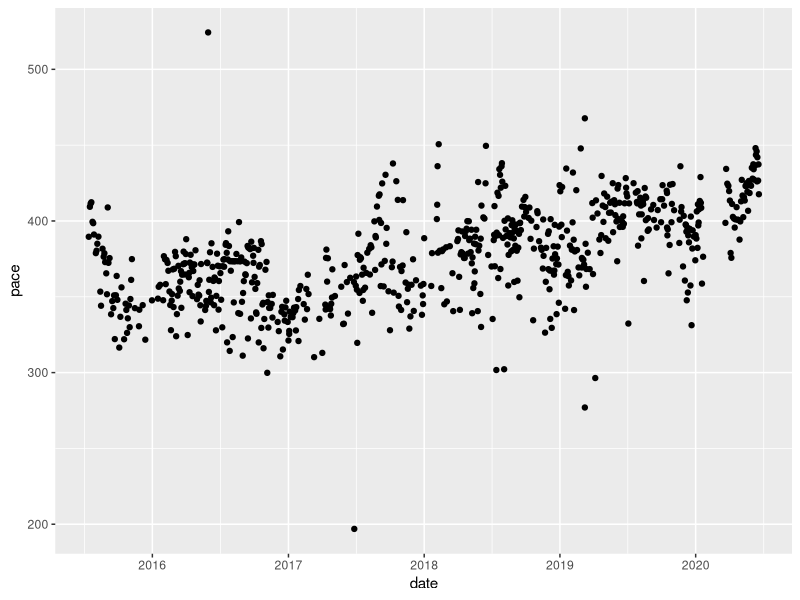
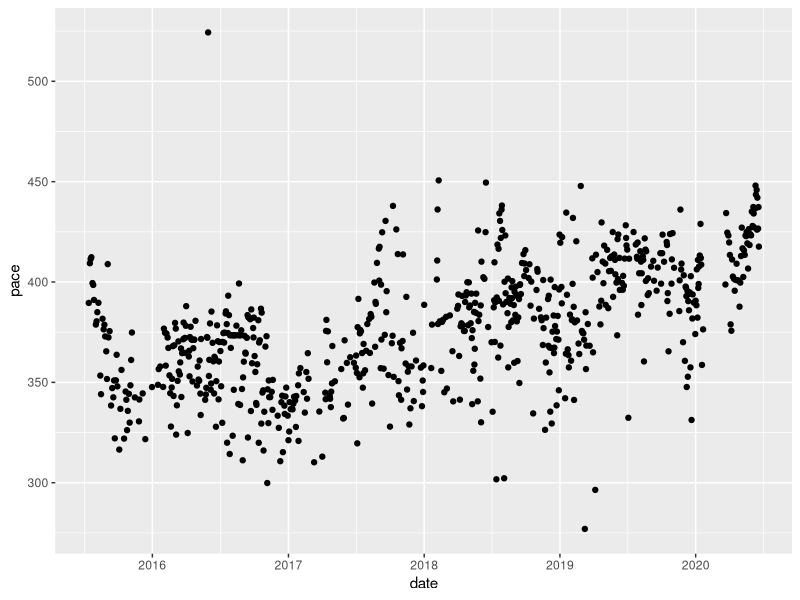
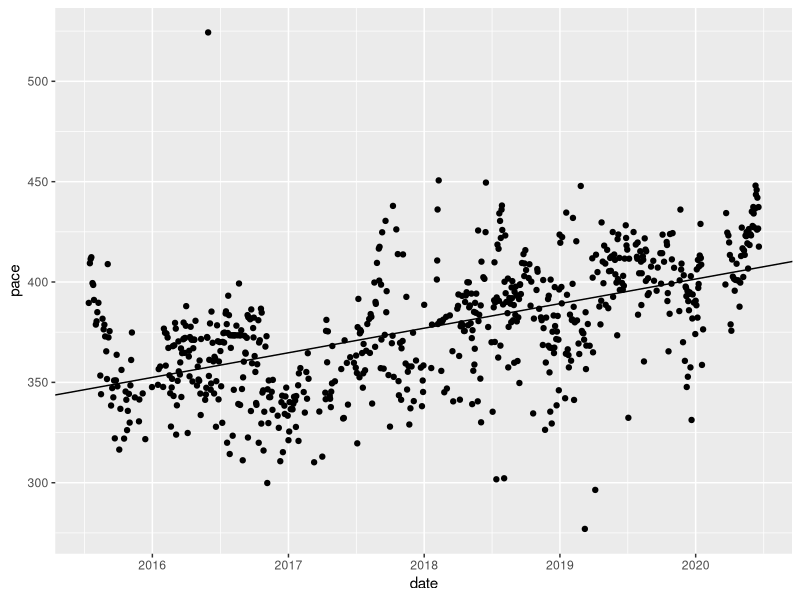
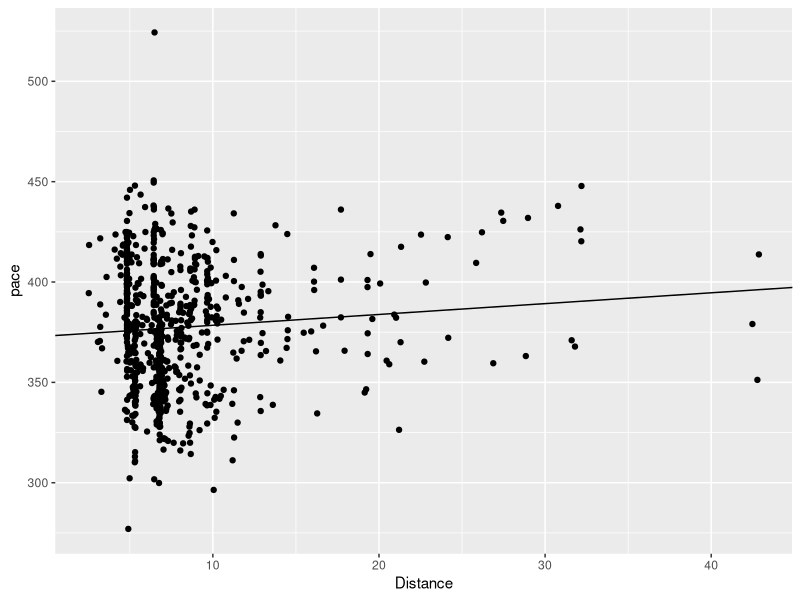
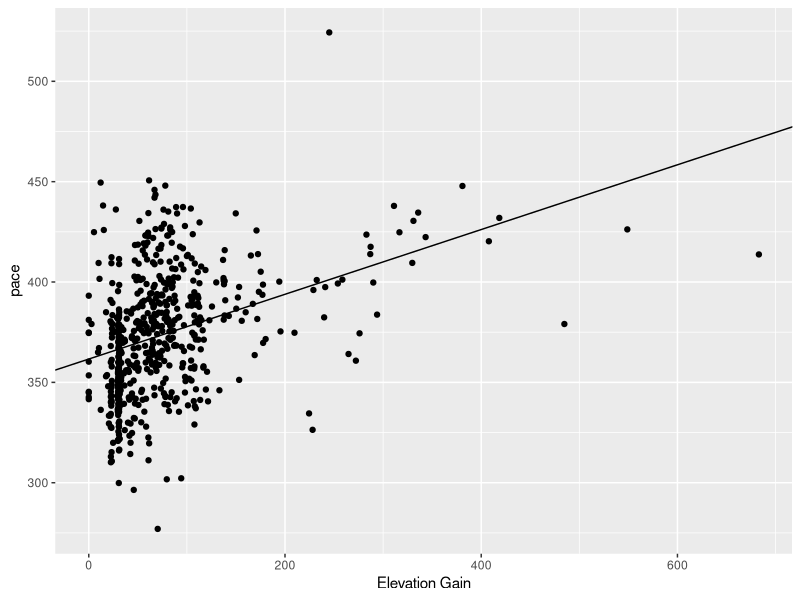

Write the R code that produced these figures, in order.
## ---- chunk 1

#Let's start by loading necessary packages

library(tidyverse)
library(lubridate)

# Import the dataset

activities <- read_csv("activities.csv",
                       col_types = cols(
  `Activity ID` = col_double(),
  `Activity Date` = col_character(),
  `Activity Name` = col_character(),
  `Activity Type` = col_character(),
  `Elapsed Time` = col_double(),
  Distance = col_double(),
  Commute = col_logical(),
  `Moving Time` = col_double(),
  `Max Speed` = col_double(),
  `Elevation Gain` = col_double(),
  `Elevation Loss` = col_double(),
  `Elevation Low` = col_double(),
  `Elevation High` = col_double(),
  `Max Grade` = col_double(),
  `Average Grade` = col_double()
                                )
                       )

# I'm only intersted in running for now, so I'm going to filter out any other activities (which I haven't recorded as consistently)

activities <- activities %>%
        filter(`Activity Type` == "Run") %>%
        mutate(date = as_date(mdy_hms(`Activity Date`)))

## ---- chunk 2
head(activities)

tail(activities)
## ---- chunk 3

# Calculate pace and plot changes over time
# "Distance" is in km and "Moving Time" is in seconds
# So we get a pace of seconds / km

activities <- activities %>%
        mutate(pace = `Moving Time` / Distance)

ggplot(activities, mapping = aes(x = date, y = pace)) +
        geom_point()

## ---- chunk 4
activities %>%
        filter(pace > 450)
## ---- chunk 5
activities %>%
        filter(pace < 300)
## ---- chunk 6
activities <- activities %>%
        filter(pace > 200) %>%
        filter(Distance > 2)
        
        ggplot(activities, mapping = aes(x = date, y = pace)) +
        geom_point()
## ---- chunk 7
mod_date <- lm(pace ~ date, activities)
mod_date
anova(mod_date)
ggplot(activities, mapping = aes(x = date, y = pace)) +
        geom_point() +
        geom_abline(slope = 0.03355, intercept = -211.19030)
## ---- chunk 8

mod_distance <- lm(pace ~ Distance, activities)
mod_distance
anova(mod_distance)
ggplot(activities, mapping = aes(x = Distance, y = pace)) +
        geom_point() +
        geom_abline(slope = 0.5395, intercept = 373.0588)

## ---- chunk 9

mod_elevation <- lm(pace ~ `Elevation Gain`, activities)
mod_elevation
anova(mod_elevation)
ggplot(activities, mapping = aes(x = `Elevation Gain`, y = pace)) +
        geom_point() +
        geom_abline(slope = 0.1613, intercept = 361.6337)
